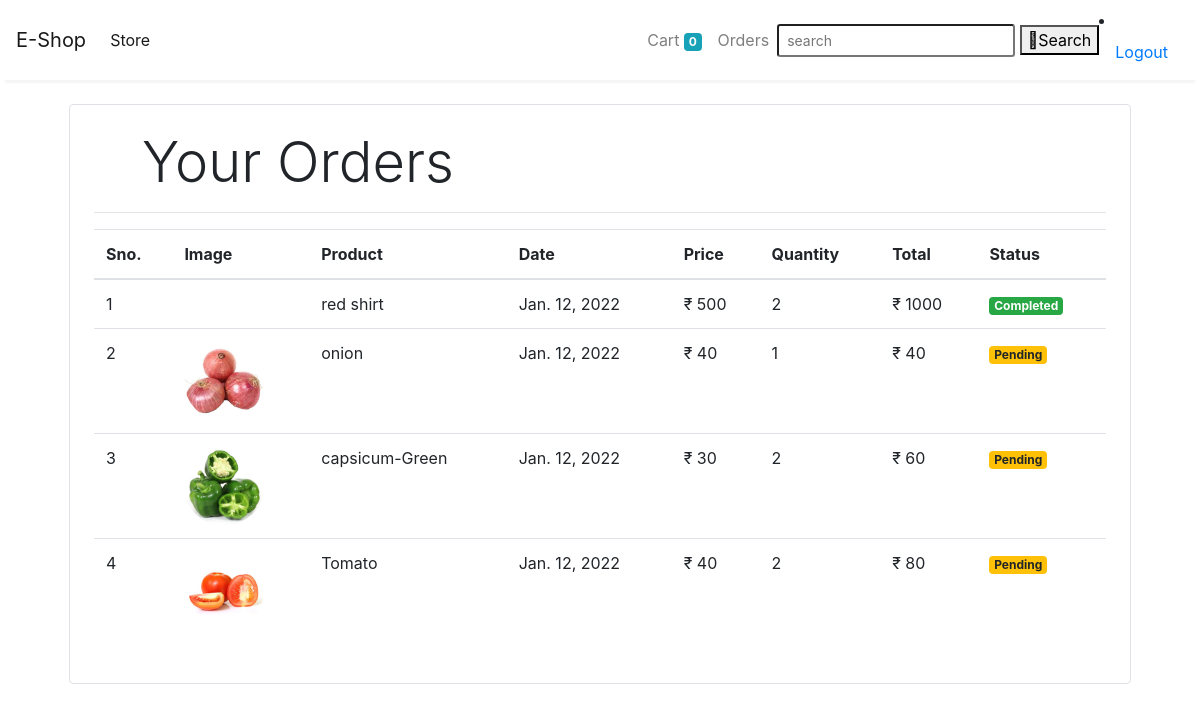
The page /orders (signed in) on the database its author committed.
### store/models/orders.py (models this page shows, shortened)
class Order(models.Model):
    product = models.ForeignKey(Product,
                                on_delete=models.CASCADE)
    customer = models.ForeignKey(Customer,
                                 on_delete=models.CASCADE)
    quantity = models.IntegerField(default=1)
    price = models.IntegerField()
    address = models.CharField(max_length=50, default='', blank=True)
    phone = models.CharField(max_length=50, default='', blank=True)
    date = models.DateField(default=datetime.datetime.today)
    status = models.BooleanField(default=False)
    @staticmethod
    def get_orders_by_customer(customer_id):
        return Order.objects.filter(customer=customer_id).order_by('-date')

### store/models/product.py (models this page shows, shortened)
class Product(models.Model):
    name = models.CharField(max_length=50)
    price = models.IntegerField(default=0)
    category = models.ForeignKey(Category, on_delete=models.CASCADE, default=1)
    description = models.CharField(max_length=200, default='', null=True, blank=True)
    image = models.ImageField(upload_to='uploads/products/')

### store/middlewares/auth.py (the view)
    def middleware(request):
        print(request.session.get('customer'))
        returnUrl = request.META['PATH_INFO']
        print(request.META['PATH_INFO'])
        if not request.session.get('customer'):
           return redirect(f'login?return_url={returnUrl}')
        response = get_response(request)
        return response

### store/templatetags/custom_filter.py (called while the page is built)
@register.filter(name='currency')
def currency(number):
    return "₹ "+str(number)

@register.filter(name='multiply')
def multiply(number , number1):
    return number * number1

### store/views/orders.py (called while the page is built)
    def get(self , request ):
        customer = request.session.get('customer')
        orders = Order.get_orders_by_customer(customer)
        print(orders)
        return render(request , 'orders.html'  , {'orders' : orders})

### store/templates/orders.html
{% extends 'base.html' %}
{% block content %}
{% load cart %}
{% load custom_filter %}
<div class="container">
   <div class="border rounded p-4 m-4">
        <p class="display-4 pl-4 ml-4">Your Orders</p>
        <hr>
        <table class="table">
<thead>
                <tr>
                    <th>Sno.</th>
                    <th>Image</th>
                    <th>Product</th>
                    <th>Date</th>
                    <th>Price</th>
                    <th>Quantity</th>
                    <th>Total</th>
                    <th>Status</th>
                </tr>
            </thead>
            <tbody>
                {% for order in orders %}
                <tr>
                    <td>{{forloop.counter}}</td>
                    <td><img style="height: 80px;" class="rounded-circle" src="{{order.product.image.url}}" alt=""></td>
                    <td>{{order.product.name}}</td>
                    <td>{{order.date}}</td>
                    <td>{{order.price|currency}}</td>
                    <td>{{order.quantity}}</td>
                    <td>{{order.quantity|multiply:order.price|currency}}</td>
                    {% if order.status %}
                    <td><small class="badge badge-success">Completed</small></td>
                    {%else%}
                    <td><small class="badge badge-warning">Pending</small></td>
                    {% endif %}
                </tr>
                {% endfor %}
            </tbody>
        </table>
   </div>
</div>
{% endblock %}

### rows shown on the page
Order: product.name "red shirt", date "Jan. 12, 2022", price "₹ 500", quantity "2", quantity|multiply "₹ 1000", status "Completed"
Order: product.image (picture), product.name "onion", date "Jan. 12, 2022", price "₹ 40", quantity "1", quantity|multiply "₹ 40", status "Pending"
Order: product.image (picture), product.name "capsicum-Green", date "Jan. 12, 2022", price "₹ 30", quantity "2", quantity|multiply "₹ 60", status "Pending"
Order: product.image (picture), product.name "Tomato", date "Jan. 12, 2022", price "₹ 40", quantity "2", quantity|multiply "₹ 80", status "Pending"

### other values the page prints
{{ request.session.cart.keys|length }} "0"
